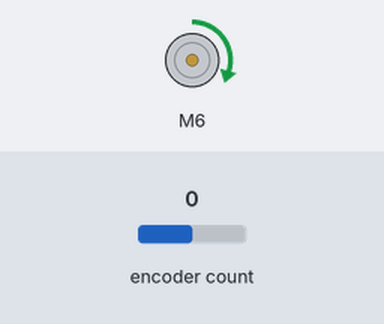
This sketch was run on a simulated Arduino Uno, built with avr-gcc and run on an emulated ATmega328P. On the bench: DC motor (green arrow = forward, orange = backward, longer = faster). The test bench sets the inputs (shaded band); at power-on: encoder count 0. What the sketch prints to the serial monitor is not drawn.

Above: at 1.2 s.
1.3 s: encoder count set to 4
At 2.6 s:
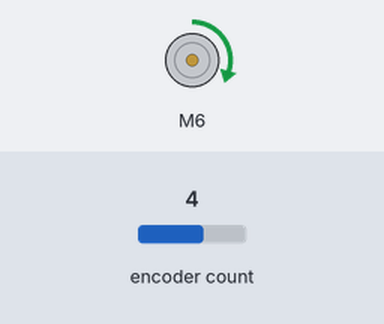
2.9 s: encoder count set to 3
At 3.9 s:
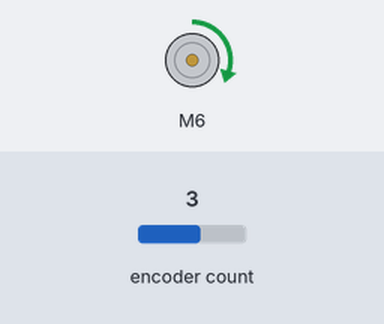
Timing chart, 0 to 5.9 s (numbered marks = the images above; inputs shaded):
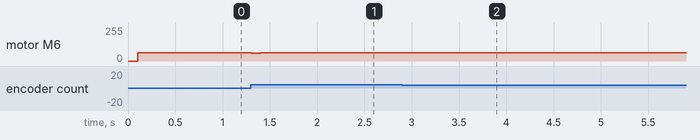

The sketch:

pid_test_working_single_motor.ino
```cpp
#include <Encoder.h>
#include <PID_v1.h>
#include "CytronMotorDriver.h"

// PID parameters
double input = 0.0;  // PID input (desired speed)
double output = 0.0;  // PID output (PWM value)
double setpoint = 0.0;  // PID setpoint (target speed)

// Encoder pins
const int encoderPinA = 2;
const int encoderPinB = 3;

// Encoder object
Encoder encoder(encoderPinA, encoderPinB);

// Motor object
CytronMD motor(PWM_DIR, 6, 7);


// PID parameters
double kp = 72.5;  // Proportional gain
double ki = 0.001;  // Integral gain
double kd = 0.1;  // Derivative gain

// PID object
PID speedPID(&input, &output, &setpoint, kp, ki, kd, DIRECT);

// Variables
volatile long encoderCount = 0;  // Encoder count
double wheelCircumference = 0.2;  // Wheel circumference in meters
double encoderResolution = 1200.0;  // Encoder resolution


unsigned long previousMillis = 0;  // Previous loop time
unsigned long loopTime = 100;  // Loop time in milliseconds

void setup() {

  Serial.begin(115200);
  encoder.write(0);

  // Configure PID
  speedPID.SetMode(AUTOMATIC);  // Set PID to automatic mode
  speedPID.SetOutputLimits(-255, 255);  // Set PWM limits

  // Set initial setpoint and target speed
  setpoint = 0.85;  // Target speed in meters per second
}

void loop() {
  unsigned long currentMillis = millis();
  if (currentMillis - previousMillis >= loopTime) {
    // Read the encoder count
    long newEncoderCount = encoder.read();

    // Compute the time elapsed since the last iteration
    double timeElapsed = (currentMillis - previousMillis) / 1000.0;  // Convert to seconds

    // Compute the speed in meters per second
    double speed = (double)(newEncoderCount - encoderCount) * wheelCircumference / (encoderResolution * timeElapsed);
    encoderCount = newEncoderCount;

    // Set the PID input to the current speed
    input = speed;

    // Compute the PID output
    speedPID.Compute();

    // Apply the PID output as PWM value to the motor
        motor.setSpeed(output);
        Serial.print(output);
        Serial.println("");

    previousMillis = currentMillis;
  }
}
```

Measured:
- after the input at 1.3 s, motor M6: forward 61/255 → forward 59/255 at once, → forward 61/255 0.10 s later
- after the input at 2.9 s, motor M6: forward 61/255 → forward 62/255 at once, → forward 61/255 0.10 s later
